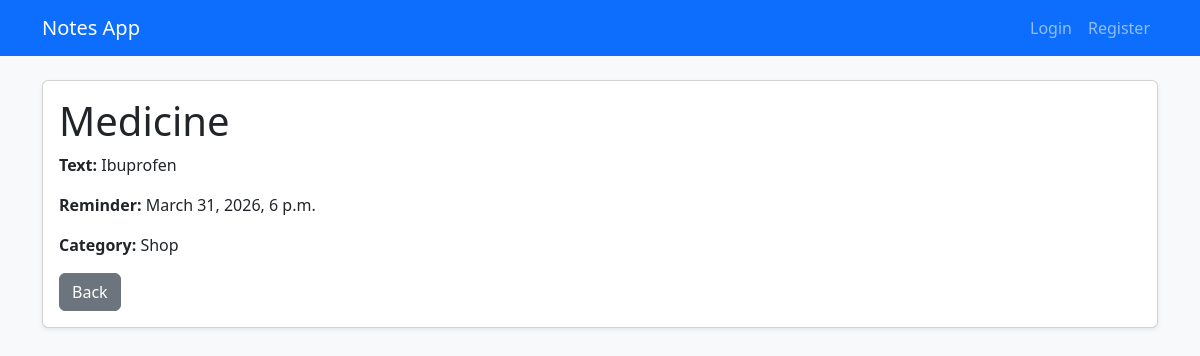
The app's page /5/ with its own data.
### notes/models.py (models this page shows, shortened)
class Note(models.Model):
    title = models.CharField(max_length=200)
    text = models.TextField()
    reminder = models.DateTimeField(null=True, blank=True)
    category = models.ForeignKey(Category, on_delete=models.CASCADE)
    user = models.ForeignKey(User, on_delete=models.CASCADE, null=True, blank=True)

class Category(models.Model):
    title = models.CharField(max_length=100)

### notes/views.py (the view)
# urls.py: path('<int:pk>/', NoteDetailView.as_view(), name='note_detail'),
class NoteDetailView(DetailView):
    model = Note
    template_name = 'note_detail.html'
    context_object_name = 'note'

### notes/templates/note_detail.html (shortened to what this page needs)
{% extends 'base.html' %}
{% block content %}
<div class="card shadow-sm">
    <div class="card-body">
        <h1 class="card-title">{{ note.title }}</h1>
        <p><strong>Text:</strong> {{ note.text }}</p>
        <p><strong>Reminder:</strong> {{ note.reminder }}</p>
        <p><strong>Category:</strong> {{ note.category.title }}</p>
        <a href="{% url 'notes_list' %}" class="btn btn-secondary">Back</a>
    </div>
</div>
{% endblock %}

### records on screen
Note: title "Medicine", text "Ibuprofen", reminder "March 31, 2026, 6 p.m.", category "Shop"
